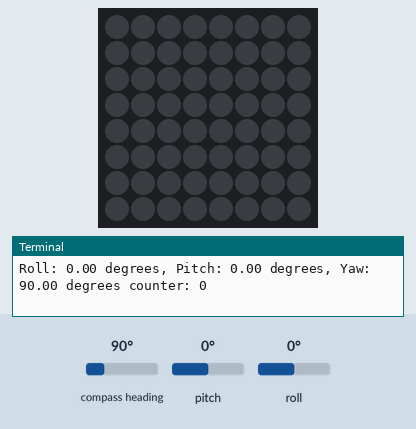
A program run on a simulated Raspberry Pi (BCM pin numbers) with a Sense HAT. Parts: the Sense HAT's 8×8 RGB LED matrix, the last lines printed to the terminal. The test bench sets the inputs (shaded band); at power-on: compass heading 90°, pitch 0°, roll 0°. Random numbers come from a fixed seed; the Sense HAT reports a negative pitch or roll as 360° plus the angle.

Above: at 1.2 s.
1.3 s: compass heading set to 180°
At 1.9 s:
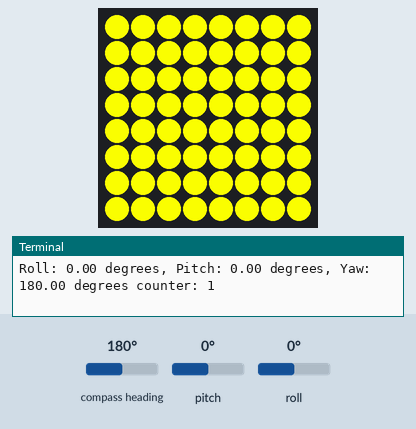
2.8 s: compass heading set to 269°
At 4.0 s:
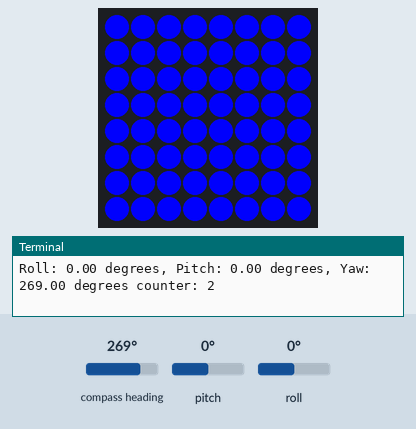
4.3 s: compass heading set to 32°
5.8 s: compass heading set to 26°
At 7.3 s:
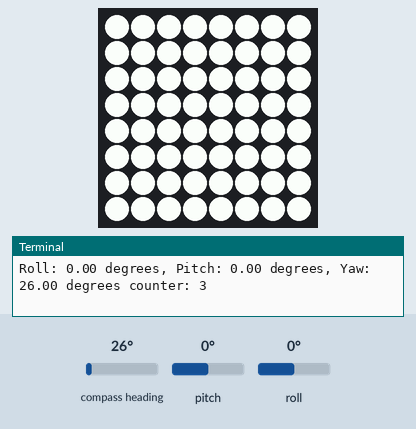
Timing chart, 0 to 8.3 s (numbered marks = the images above; inputs shaded):
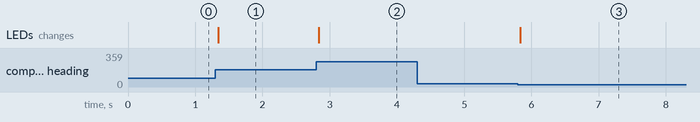

Measured:
- the behaviour switches between 30 and 29° on compass heading (found by bisection; images 2 and 3)
- after the input at 1.3 s, the LEDs: change at once (image 1)
- after the input at 2.8 s, the LEDs: change at once (image 2)
- after the input at 5.8 s, the LEDs: change at once (image 3)

The program:

winning_screen.py
```python
from sense_hat import SenseHat
import time
import random


def display_winning_screen():
    sense = SenseHat()
    sense.clear()


    winning_colors = [
        (255, 0, 0),    # Red
        (255, 255, 0),  # Yellow
        (0, 255, 0),    # Green
        (0, 255, 255),  # Cyan
        (0, 0, 255),    # Blue
        (255, 0, 255),  # Magenta
        (255, 255, 255),  # White
    ]
    lst = []
    color_lst = [(0, 0, 0)]
    counter = 0
    record = 0
    while True:
        data = sense.get_orientation()
        roll, pitch, yaw = data['roll'], data['pitch'], data['yaw']
        lst += [yaw]


        if (lst[0] > 260 and lst[-1] < 30) or record:
            record += 1
            lst[-1] += 360


        if (lst[-1] - lst[0]) >= 75 and  (lst[-1] - lst[0]) <= 120:
            lst = [yaw]
            color = random.choice(winning_colors)
            while color == color_lst[-1]:
                color = random.choice(winning_colors)
            color_lst.append(color)
            sense.clear(color)
            counter += 1

        if counter == 4:
            sense.clear()
            break


        time.sleep(0.04)
        print(f"Roll: {roll:.2f} degrees, Pitch: {pitch:.2f} degrees, Yaw: {yaw:.2f} degrees", "counter:", counter)


    for x in range(50):
        color = random.choice(winning_colors)
        sense.clear(color)
        time.sleep(0.05-(x//15)/100)
    sense.clear((255, 255, 255))
    time.sleep(1)
    sense.show_message("YOU WIN!!!", text_colour = (0, 0, 255), scroll_speed= 0.05)

    sense.clear()

if __name__ == "__main__":
    display_winning_screen()
```
